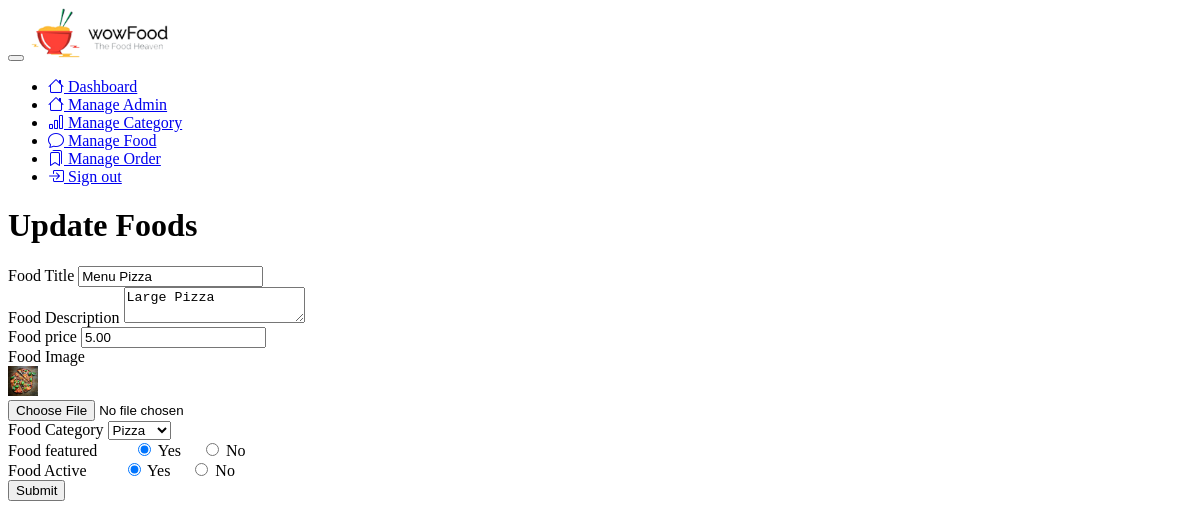
/admin/update-food.php?id=7 (signed in), run on the app's committed database.
### tables this page shows
CREATE TABLE IF NOT EXISTS `tbl_food` (
  `id` int(10) unsigned NOT NULL AUTO_INCREMENT,
  `title` varchar(100) NOT NULL,
  `description` text NOT NULL,
  `price` decimal(10,2) NOT NULL,
  `image_name` varchar(255) NOT NULL,
  `category_id` int(10) unsigned NOT NULL,
  `featured` varchar(10) NOT NULL,
  `active` varchar(10) NOT NULL,
  PRIMARY KEY (`id`)
);

CREATE TABLE IF NOT EXISTS `tbl_category` (
  `id` int(10) unsigned NOT NULL AUTO_INCREMENT,
  `title` varchar(100) NOT NULL,
  `image_name` varchar(255) NOT NULL,
  `featured` varchar(10) NOT NULL,
  `active` varchar(10) NOT NULL,
  PRIMARY KEY (`id`)
);

### admin/update-food.php (the view, shortened to what this page needs)
<?php include('menu.php'); ?>
    <div class="h-screen flex-grow-1">
        <header class="bg-surface-primary border-bottom pt-6">
            <div class="container-fluid">
                <div class="mb-npx">
                    <div class="row align-items-center">
                        <div class="col-sm-12 col-12 mb-4 mb-sm-0">
                            <h1 class="h2 mb-0 ls-tight">Update Foods</h1>
                        </div>
                    </div>
                </div>
            </div>
        </header>
        <main class="py-6 bg-surface-secondary">
            <div class="container">
              <div class="col-md-6">
                 <div class="card shadow border-0 mb-7">
                    <div class="card-header">
                        <?php
                        if(isset($_GET['id'])){
                            $id = $_GET['id'];
                            $sql = "SELECT * FROM tbl_food WHERE id=$id";
                            $res = mysqli_query($conn,$sql);
                            if($res==true){
                                $count = mysqli_num_rows($res);
                                if($count==1){
                                    $row = mysqli_fetch_assoc($res);
                                    $title = $row['title'];
                                    $description = $row['description'];
                                    $price = $row['price'];
                                    $current_image = $row['image_name'];
                                    $category = $row['category_id'];
                                    $featured = $row['featured'];
                                    $active = $row['active'];
                                }
                                else{
                                    $_SESSION['no-food-found'] = "No food Found";
                                    header("location:".SITEURL."admin/manage-foods.php");
                                }
                                }
                                }else
                                {
                                    header("location:".SITEURL."admin/manage-foods.php");
                                }
                        ?>
                        <form action="" method="post" enctype="multipart/form-data">
                            <div class="row">
                                <div class="col-md-12">
                                    <div class="form-group">
                                    <label for="title">Food Title</label>
                                    <input type="text" name="title" class="form-control" value="<?php echo $title; ?>">
                                    </div>
                                </div>
                            </div>
                            <div class="row">
                                <div class="col-md-12">
                                    <div class="form-group">
                                    <label for="description">Food Description</label>
                                    <textarea class="form-control" id="description" name="description" rows="2"><?php echo htmlspecialchars($description); ?></textarea>
                                    </div>
                                </div>
                            </div>
                            <div class="row">
                                <div class="col-md-12">
                                    <div class="form-group">
                                    <label for="price">Food price</label>
                                    <input type="text" name="price" class="form-control" value="<?php echo $price; ?>">
                                    </div>
                                </div>
                            </div>
                            <div class="row mt-3">
                                <div class="col-md-12">
                                    <div class="form-group">
                                    <label for="image">Food Image</label>
                                    <div class="mb-3">
                                        <?php
                                          if($current_image!=""){
                                        ?>
                                          <img src="<?php echo SITEURL;?>images/foods/<?php echo $current_image; ?>" style="height:30px;width:auto;">
                                          <?php
                                          }else{
                                            echo "<div style='color:red'>Image Not Found</div>";
                                          }
                                         ?>
                                    </div>
                                    <input type="file" name="image" class="form-control" id="image">
                                    </div>
                                </div>
                            </div>
                            <div class="row">
                                <div class="col-md-12">
                                    <div class="form-group">
                                    <label for="category">Food Category</label>
                                    <select class="form-select" name="category">
                                    <?php
                                     $sql2 = "SELECT * FROM tbl_category WHERE active='Yes'";
                                     $res = mysqli_query($conn,$sql2);
                                     if($res==true){
                                         $count = mysqli_num_rows($res);
                                         if($count>0){
                                             while($row=mysqli_fetch_assoc($res)){
                                              $id = $row['id'];
                                              $title = $row['title'];
                                            ?>
                                             <option <?php if($category==$id){echo "selected";} ?> value="<?php echo $id;?>"><?php echo $title; ?></option>
                                            <?php
                                             }
                                         }else{
                                             ?>
                                             <option value="0">No Record Found</option>
                                             <?php
                                         }
                                     }
                                    ?>
                                     </select>
                                    </div>
                                </div>
                            </div>
                            <div class="row mt-3 mb-3">
                                <div class="col-md-12">
                                    <div class="form-group">
                                    <label for="featured">Food featured</label>
                                    <label class="radio-inline" style="margin-left:2rem;">
                                    <input <?php if($featured=="Yes"){echo "checked";} ?> type="radio" name="featured" value="Yes"> Yes
                                    </label>
                                    <label class="radio-inline" style="margin-left:1rem;">
                                    <input <?php if($featured=="No"){echo "checked";} ?> type="radio" name="featured" value="No"> No
                                    </label>
                                    </div>
                                </div>
                            </div>
                            <div class="row mt-3 mb-3">
                                <div class="col-md-12">
                                    <div class="form-group">
                                    <label for="active">Food Active</label>
                                    <label class="radio-inline" style="margin-left:2rem;">
                                    <input <?php if($active=="Yes"){echo "checked";} ?> type="radio" name="active" value="Yes"> Yes
                                    </label>
                                    <label class="radio-inline" style="margin-left:1rem;">
                                    <input <?php if($active=="No"){echo "checked";} ?> type="radio" name="active" value="No"> No
                                    </label>
                                    </div>
                                </div>
                            </div>
                            <button type="submit" name="submit" class="btn btn-primary">Submit</button>
                        </form>
                    </div>
                </div>
            </div>
        </main>
   </div>

### data on the page
tbl_food: title "Menu Pizza", description "Large Pizza", price "5.00", image_name (picture), category "Pizza", featured "☑ Yes", featured "☐ No", active "☑ Yes", active "☐ No"
